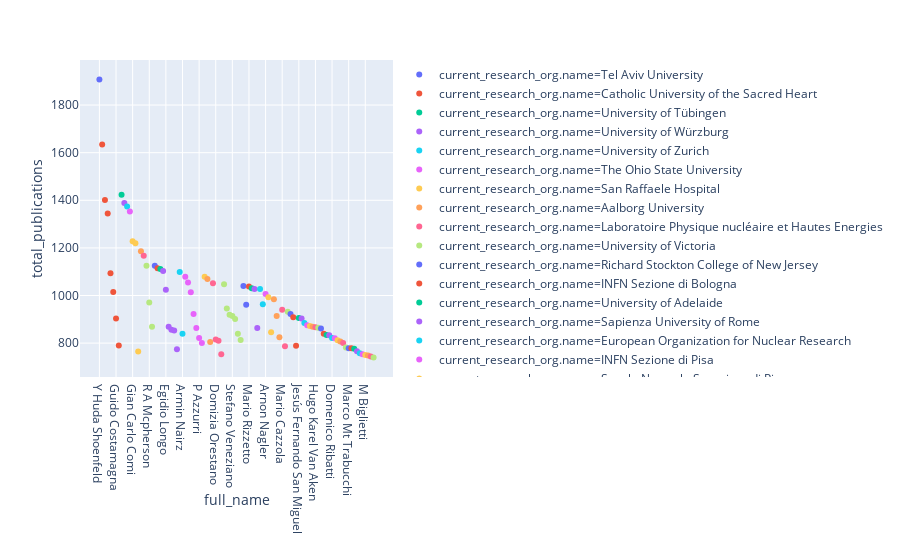

Notebook cell for this chart:
### Markdown cell above
Let's plot the top 100

### Code cell
px.scatter(df[:100], x="full_name", y="total_publications", hover_name="full_name", color="current_research_org.name",
           hover_data=['id', 'total_publications'], 
           height=600, title="")
